Frame 1 (no input): blank canvas, image omitted
Frame 60 (no input): blank canvas, image omitted
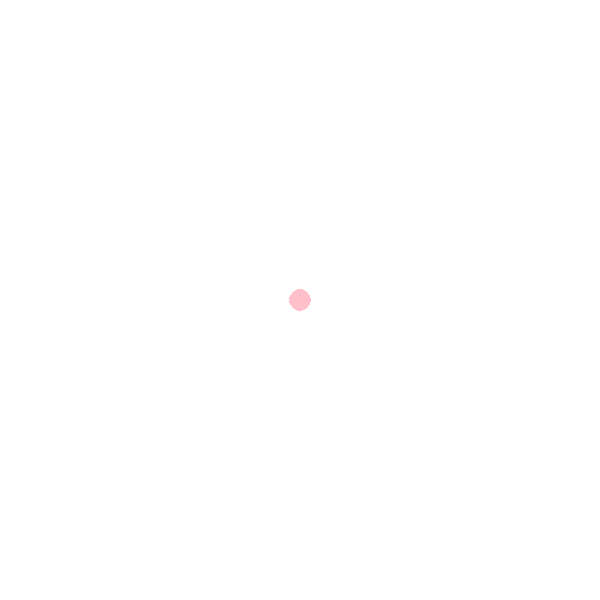
Frame 120 (the mouse pressed at the canvas centre since frame 60)

The p5.js sketch whose frames 1 and 60 were blank and that drew this single picture after the mouse press (run headless with seeded random() and noise() and a simulated clock; from frame 60 on, the mouse is pressed at the canvas centre):

// p5.js sketch
// ── sketch.js
function setup() {
    createCanvas(600, 600); 
    background("white");
  
  }
  
  function draw() {
  
    stroke("pink");
    fill("pink");
  
    // console.log(mouseIsPressed)
  
    if (mouseIsPressed) {
      circle(mouseX, mouseY, 20, 35);
    }
  }
  
